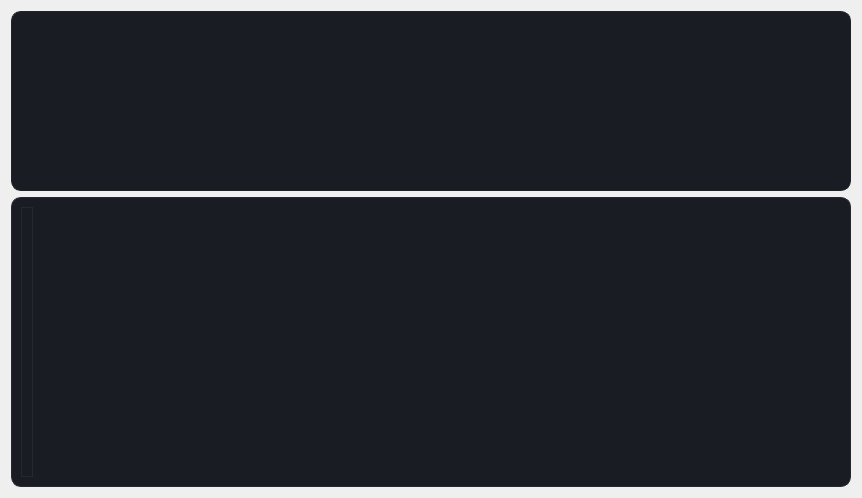
                <widget class="QWidget" name="scrollAreaWidgetContents_6">
                 <property name="geometry">
                  <rect>
                   <x>0</x>
                   <y>0</y>
                   <width>862</width>
                   <height>498</height>
                  </rect>
                 </property>
                 <layout class="QGridLayout" name="gridLayout_52">
                  <item row="0" column="0">
                   <widget class="QFrame" name="frame_65">
                    <property name="styleSheet">
                     <string notr="true">QFrame{
	background-color: rgb(25, 28, 34);
	border-color:rgb(30, 34, 41);
	border-width: 1px;
	border-style: solid;
	border-radius: 10px;
	font: 12px bold italic large &quot;游ゴシック&quot;;
}</string>
                    </property>
                    <property name="frameShape">
                     <enum>QFrame::StyledPanel</enum>
                    </property>
                    <property name="frameShadow">
                     <enum>QFrame::Raised</enum>
                    </property>
                   </widget>
                  </item>
                  <item row="1" column="0">
                   <widget class="QFrame" name="frame_66">
                    <property name="styleSheet">
                     <string notr="true">QFrame{
	background-color: rgb(25, 28, 34);
	border-color: rgb(36, 41, 49);
	border-width: 1px;
	border-style: solid;
	border-radius: 10px;
	font: 12px bold italic large &quot;游ゴシック&quot;;
}</string>
                    </property>
                    <property name="frameShape">
                     <enum>QFrame::StyledPanel</enum>
                    </property>
                    <property name="frameShadow">
                     <enum>QFrame::Raised</enum>
                    </property>
                    <layout class="QGridLayout" name="gridLayout_53">
                     <item row="0" column="0" alignment="Qt::AlignLeft">
                      <widget class="QFrame" name="frame_67">
                       <property name="minimumSize">
                        <size>
                         <width>0</width>
                         <height>270</height>
                        </size>
                       </property>
                       <property name="maximumSize">
                        <size>
                         <width>16777215</width>
                         <height>16777215</height>
                        </size>
                       </property>
                       <property name="styleSheet">
                        <string notr="true"/>
                       </property>
                       <property name="frameShape">
                        <enum>QFrame::StyledPanel</enum>
                       </property>
                       <property name="frameShadow">
                        <enum>QFrame::Raised</enum>
                       </property>
                       <layout class="QHBoxLayout" name="horizontalLayout_6">
                        <property name="leftMargin">
                         <number>5</number>
                        </property>
                        <property name="topMargin">
                         <number>5</number>
                        </property>
                        <property name="rightMargin">
                         <number>5</number>
                        </property>
                        <property name="bottomMargin">
                         <number>5</number>
                        </property>
                       </layout>
                      </widget>
                     </item>
                    </layout>
                   </widget>
                  </item>
                 </layout>
                </widget>
